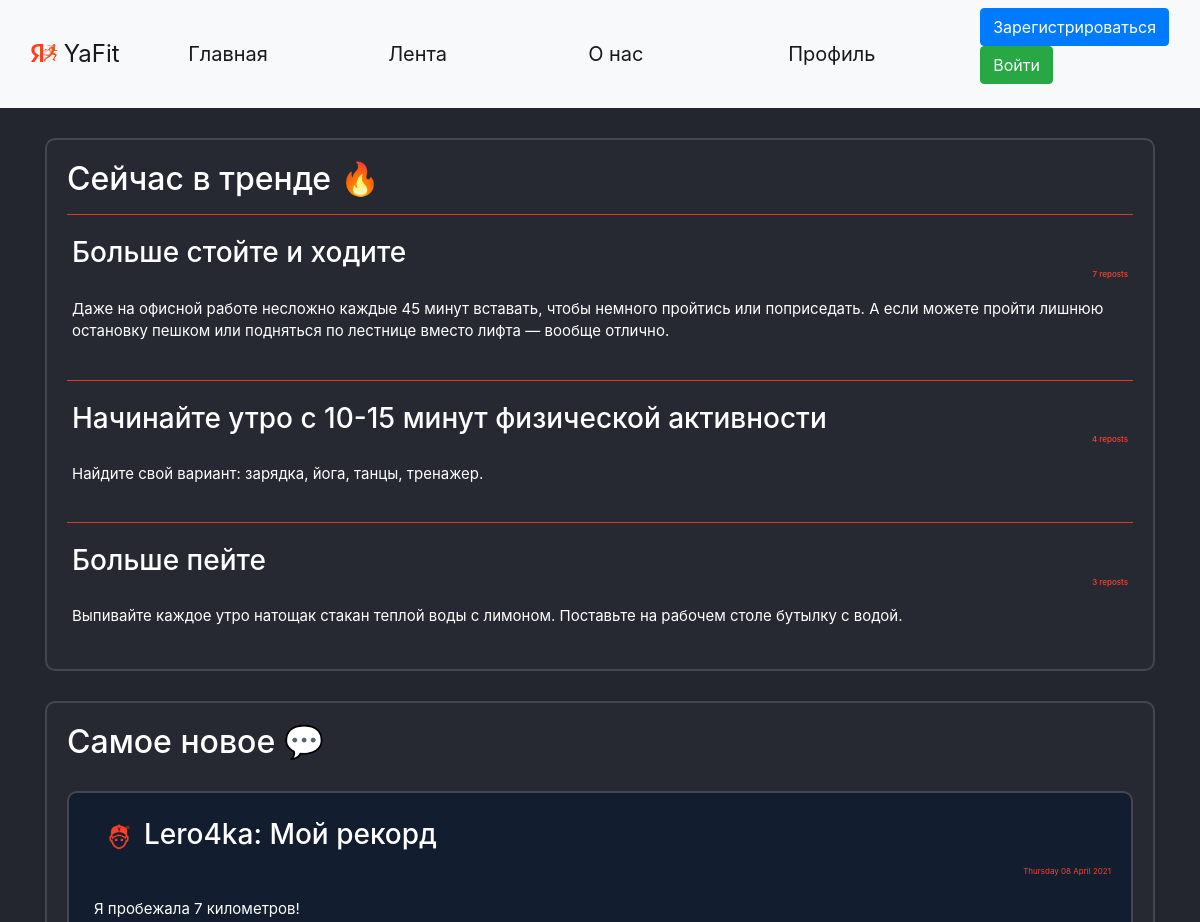
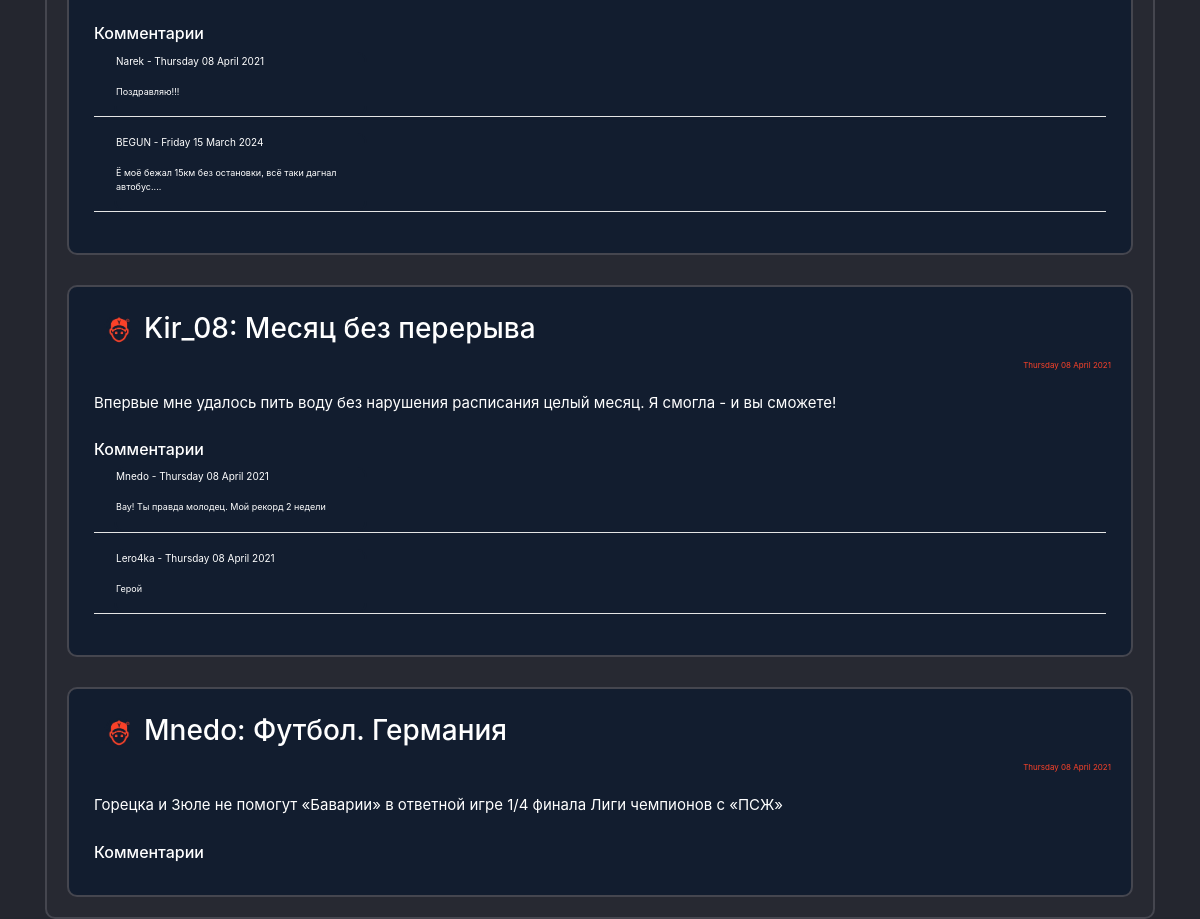
The page / on the database its author committed (2 pictures, top to bottom).
### data/habits.py (models this page shows)
class Habits(SqlAlchemyBase, UserMixin, SerializerMixin):
    __tablename__ = 'habits'
    id = sqlalchemy.Column(sqlalchemy.Integer,
                           primary_key=True, autoincrement=True)
    type = sqlalchemy.Column(sqlalchemy.String)
    period = sqlalchemy.Column(sqlalchemy.Integer)  # days
    about_link = sqlalchemy.Column(sqlalchemy.String)
    count = sqlalchemy.Column(sqlalchemy.Integer, default=0)
    reposts = sqlalchemy.Column(sqlalchemy.Integer, default=0)
    creator = sqlalchemy.Column(sqlalchemy.String, sqlalchemy.ForeignKey("users.id"))
    user = orm.relationship('User')

### data/users.py (models this page shows, shortened)
class User(SqlAlchemyBase, UserMixin, SerializerMixin):
    __tablename__ = 'users'
    id = sqlalchemy.Column(sqlalchemy.Integer,
                           primary_key=True, autoincrement=True)
    name = sqlalchemy.Column(sqlalchemy.String)
    surname = sqlalchemy.Column(sqlalchemy.String)
    nickname = sqlalchemy.Column(sqlalchemy.String)
    age = sqlalchemy.Column(sqlalchemy.Integer)
    status = sqlalchemy.Column(sqlalchemy.String)
    about = sqlalchemy.Column(sqlalchemy.String)
    email = sqlalchemy.Column(sqlalchemy.String, unique=True)
    hashed_password = sqlalchemy.Column(sqlalchemy.String)
    modified_date = sqlalchemy.Column(sqlalchemy.DateTime, default=datetime.datetime.now)
    city_from = sqlalchemy.Column(sqlalchemy.String)
    habit = sqlalchemy.Column(sqlalchemy.String)  # id_1;id_2
    habits = orm.relationship("Habits", back_populates='user')
    news = orm.relationship("News", back_populates='user')
    comments = orm.relationship("Comments", back_populates='user')

### data/news.py (models this page shows)
class News(SqlAlchemyBase, UserMixin, SerializerMixin):
    __tablename__ = 'news'
    id = sqlalchemy.Column(sqlalchemy.Integer,
                           primary_key=True, autoincrement=True)
    title = sqlalchemy.Column(sqlalchemy.String)
    content = sqlalchemy.Column(sqlalchemy.String)
    created_date = sqlalchemy.Column(sqlalchemy.DateTime,
                                     default=datetime.datetime.now)
    user_id = sqlalchemy.Column(sqlalchemy.Integer,
                                sqlalchemy.ForeignKey("users.id"))
    comms = sqlalchemy.Column(sqlalchemy.String)  # id_1;id_2
    user = orm.relationship('User')

### data/comments.py (models this page shows)
class Comments(SqlAlchemyBase, UserMixin, SerializerMixin):
    __tablename__ = 'comments'
    id = sqlalchemy.Column(sqlalchemy.Integer,
                           primary_key=True, autoincrement=True)
    content = sqlalchemy.Column(sqlalchemy.String)
    created_date = sqlalchemy.Column(sqlalchemy.DateTime,
                                     default=datetime.datetime.now)
    user_id = sqlalchemy.Column(sqlalchemy.Integer,
                                sqlalchemy.ForeignKey("users.id"))
    user = orm.relationship('User')

### main.py (the view)
@app.route("/")
def index():
    db_sess = db_session.create_session()
    habits = db_sess.query(Habits).all()
    habits = sorted(habits, key=lambda x: -int(x.reposts))
    top_habits = []
    habit_index = 0
    for habit in habits:
        habit_index += 1
        creator_nickname = (db_sess.query(User).filter(User.id == habit.creator).first()).nickname
        top_habits.append({'id': habit.id,
                           'type': habit.type,
                           'period': habit.period,
                           'about_link': habit.about_link,
                           'count': habit.count,
                           'reposts': habit.reposts,
                           'creator': creator_nickname})
        if habit_index == 3:
            break
    rec_news = db_sess.query(News).all()
    rec_news = sorted(rec_news, key=lambda x: x.created_date)
    top_news = []
    news_index = 0
    for news in rec_news:
        path = ''
        news_index += 1
        creator_nickname = (db_sess.query(User).filter(User.id == news.user_id).first()).nickname
        for images in os.listdir('static/img/users_photo'):
            if images.split('.')[0] == creator_nickname:
                path = 'static/img/users_photo/' + images
        if path == '':
            path = 'static/img/users_photo/default.jpg'
        comments = []
        if news.comms:
            if ';' in news.comms:
                for com_id in news.comms.split(';'):
                    comments.append(db_sess.query(Comments).filter(Comments.id == com_id).first())
            elif len(news.comms) == 1:
                com_id = news.comms
                comments = [db_sess.query(Comments).filter(Comments.id == com_id).first()]
        else:
            comments = []
        if len(comments) > 1:
            comments = sorted(comments, key=lambda x: x.created_date)
        comments_main = []
        for com in comments:
            comentor_nickname = db_sess.query(User).filter(User.id == com.user_id).first().nickname
            comments_main.append({'id': com.id,
                                  'content': com.content,
                                  'created_date': com.created_date.strftime("%A %d %B %Y"),
                                  'creator': comentor_nickname})
        comments = comments_main
        top_news.append({'id': news.id,
                         'title': news.title,
                         'content': news.content,
                         'created_date': news.created_date.strftime("%A %d %B %Y"),
                         'comms': comments,
                         'creator': creator_nickname,
                         'path': path})
        if news_index == 3:
            break
    return render_template("index.html", top_habits=top_habits, top_news=top_news, random_id=random.randint(1, 2 ** 16),
                           title='Главная')

### data/db_session.py (called while the page is built)
def create_session() -> Session:
    global __factory
    return __factory()

### templates/index.html (shortened to what this page needs)
{% extends "base.html" %}
{% block content %}
<div class="page_border">
    <h2>Сейчас в тренде &#128293;</h2>
    {% for habit in top_habits%}
    <hr>
    <div class="menu_item">
        <h3>{{habit['type']}}
            <div class="reposts">
                {{habit['reposts']}} reposts
            </div>
        </h3>
    </div>
    <div class="menu_item">
        <p>{{habit['about_link']}}</p>
    </div>
    {% endfor %}
</div>
<div class="page_border">
    <h2>Самое новое &#128172;</h2>
    {% for new in top_news%}
    <div class="page_border" style="background-color: #121d2f !important;">
        <div class="menu_item">
            <h3><a><img
                    src={{new['path']}}?dummy={{random_id}} alt="avatar"
                    class="round_avatar"></a>{{new['creator']}}: {{new['title']}} </h3>
        </div>
        <div class="reposts">
            <p>{{new['created_date']}}</p>
        </div>
        <div class="menu_item">
            <p>{{new['content']}}</p>
        </div>
        <div class="menu_item">
            <h6>Комментарии
            </h6>
            {% for com in new['comms'] %}
            <div class="com_label" style="margin-left: 20px; padding: 0; margin-top: 0; margin-bottom;">
                <p style="font-size: 10px;">{{com['creator']}} - {{com['created_date']}}</p>
                <p style="font-size: 9px;">{{com['content']}}
                </p></div>
            <hr style="color: white; background-color: white; padding: 0; margin-top: 0; margin-bottom;">
            {% endfor %}
        </div>
    </div>
    {% endfor %}
</div>
{% endblock %}

### static/css/style.css (style rules this page uses)
body { background-color: #24262f !important; color: white; }
.page_border { background-color: #272932 !important; color: white !important; border: 2px solid #45464F; border-radius: 10px; padding: 20px !important; margin: 0 auto; margin-top: 30px; }
.menu_item { padding: 5px !important; font-size: 15px !important; }
hr { background-color: #FB4229; color: #FB4229; }
.reposts { color: #FB4229 !important; font-size: 8px !important; text-align: right; }
.com_label { background-color: #121d2f !important; color: white !important; border: 2px solid #121d2f; width: 25%; border-radius: 10px; }
.round_avatar { margin-left:10px; margin-right:10px; width: 30px !important; height: 30px !important; border-radius: 50px !important; }

### rows shown on the page
Habits: type "Больше стойте и ходите", about_link "Даже на офисной работе несложно каждые 45 минут вставать, чтобы немного пройтись или поприседать. А если можете пройти лишнюю остановку пешком или подняться по лестнице вместо лифта — вообще отлично."
Habits: type "Начинайте утро с 10-15 минут физической активности", about_link "Найдите свой вариант: зарядка, йога, танцы, тренажер."
Habits: type "Больше пейте", about_link "Выпивайте каждое утро натощак стакан теплой воды с лимоном. Поставьте на рабочем столе бутылку с водой."
User: creator "Lero4ka", creator "Lero4ka"
News: title "Мой рекорд", content "Я пробежала 7 километров!"
User: creator "Narek"
Comments: content "Поздравляю!!!"
User: creator "BEGUN"
Comments: content "Ё моё бежал 15км без остановки, всё таки дагнал автобус...."
User: creator "Kir_08"
News: title "Месяц без перерыва", content "Впервые мне удалось пить воду без нарушения расписания целый месяц. Я смогла - и вы сможете!"
User: creator "Mnedo", creator "Mnedo"
Comments: content "Вау! Ты правда молодец. Мой рекорд 2 недели"
Comments: content "Герой"
News: title "Футбол. Германия", content "Горецка и Зюле не помогут «Баварии» в ответной игре 1/4 финала Лиги чемпионов с «ПСЖ»"

### other values the page prints
{{ habit['reposts'] }} "7" "4" "3"
{{ new['created_date'] }} "Thursday 08 April 2021" "Thursday 08 April 2021" "Thursday 08 April 2021"
{{ com['created_date'] }} "Thursday 08 April 2021" "Friday 15 March 2024" "Thursday 08 April 2021" "Thursday 08 April 2021"
